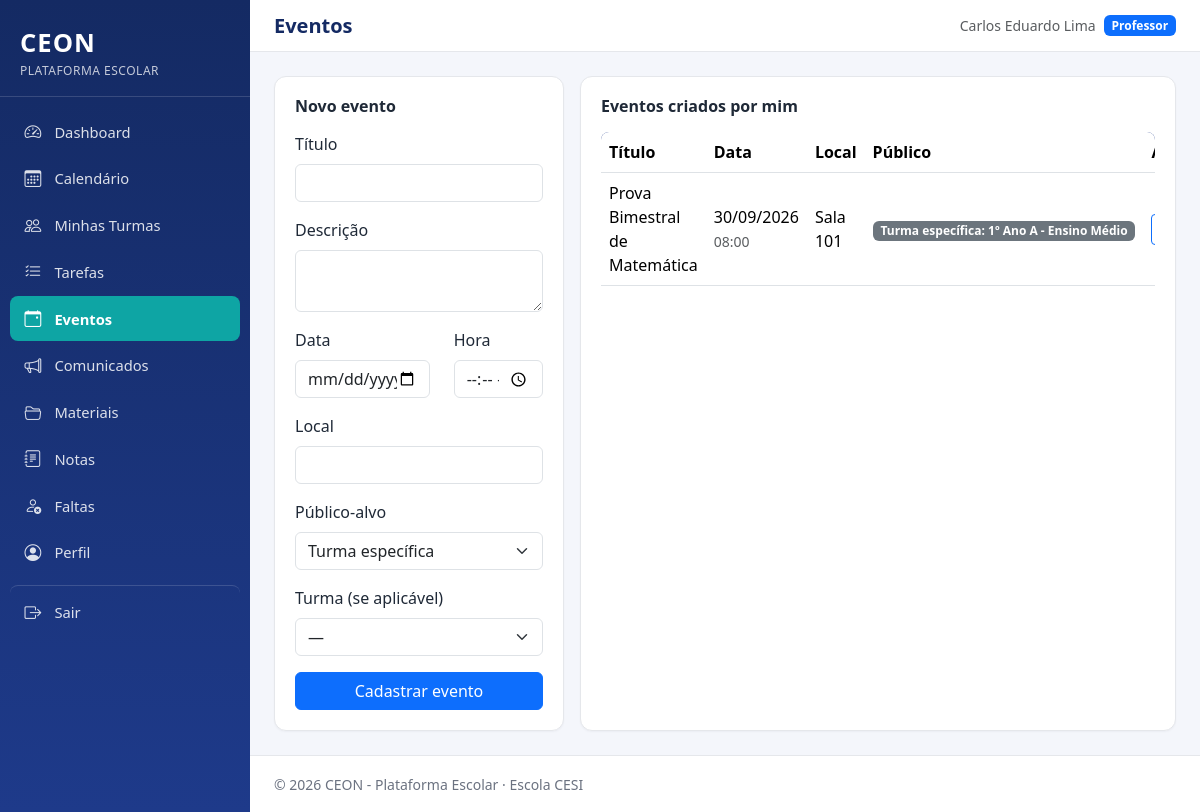
The page /professor/eventos.php (signed in) on the database its author committed.
### tables this page shows
CREATE TABLE eventos (
    id INT AUTO_INCREMENT PRIMARY KEY,
    titulo VARCHAR(150) NOT NULL,
    descricao TEXT NULL,
    data DATE NOT NULL,
    hora TIME NULL,
    local VARCHAR(150) NULL,
    publico_alvo ENUM('todos', 'alunos', 'professores', 'turma') NOT NULL DEFAULT 'todos',
    turma_id INT NULL,
    criado_por INT NOT NULL,
    CONSTRAINT fk_eventos_turma FOREIGN KEY (turma_id) REFERENCES turmas(id) ON DELETE CASCADE,
    CONSTRAINT fk_eventos_autor FOREIGN KEY (criado_por) REFERENCES usuarios(id) ON DELETE CASCADE,
    INDEX idx_eventos_data (data)
);

CREATE TABLE turmas (
    id INT AUTO_INCREMENT PRIMARY KEY,
    nome VARCHAR(100) NOT NULL,
    ano_letivo YEAR NOT NULL,
    turno ENUM('manha', 'tarde', 'noite') NOT NULL,
    UNIQUE KEY uq_turma (nome, ano_letivo)
);

### includes/functions.php (called while the page is built, shortened)
<?php
function e(?string $valor): string
{
    return htmlspecialchars($valor ?? '', ENT_QUOTES, 'UTF-8');
}
function formatarData(?string $dataSql): string
{
    $dt = DateTime::createFromFormat('Y-m-d', substr($dataSql, 0, 10));
    return $dt ? $dt->format('d/m/Y') : '-';
}
function formatarHora(?string $horaSql): string
{
    return substr($horaSql, 0, 5);
}
function rotuloPublicoAlvo(string $publico): string
{
    $mapa = [
        'todos'       => 'Todos',
        'alunos'      => 'Alunos',
        'professores' => 'Professores',
        'turma'       => 'Turma específica',
    ];
    return $mapa[$publico] ?? $publico;
}

### professor/eventos.php (the view, shortened to what this page needs)
<?php
require_once __DIR__ . '/../includes/functions.php';
$pdo = getConexao();
$usuarioId = (int) $_SESSION['usuario_id'];
$stmt = $pdo->prepare("
    SELECT ev.*, t.nome AS turma_nome
    FROM eventos ev
    LEFT JOIN turmas t ON t.id = ev.turma_id
    WHERE ev.criado_por = ?
    ORDER BY ev.data DESC
");
$stmt->execute([$usuarioId]);
$meusEventos = $stmt->fetchAll();
$eventoEdicao = null;
require_once __DIR__ . '/../includes/header.php';
?>
<div class="row g-3">
    <div class="col-lg-4">
        <div class="ceon-card">
            <h2 class="h6 fw-bold mb-3"><?= $eventoEdicao ? 'Editar evento' : 'Novo evento' ?></h2>
            <form method="POST" class="needs-validation" novalidate>
                <div class="mb-3">
                    <label for="titulo" class="form-label">Título</label>
                    <input type="text" id="titulo" name="titulo" class="form-control" required value="<?= e($eventoEdicao['titulo'] ?? '') ?>">
                </div>
                <div class="mb-3">
                    <label for="descricao" class="form-label">Descrição</label>
                    <textarea id="descricao" name="descricao" class="form-control" rows="2"><?= e($eventoEdicao['descricao'] ?? '') ?></textarea>
                </div>
                <div class="row">
                    <div class="col-7 mb-3">
                        <label for="data" class="form-label">Data</label>
                        <input type="date" id="data" name="data" class="form-control" required value="<?= e($eventoEdicao['data'] ?? '') ?>">
                    </div>
                    <div class="col-5 mb-3">
                        <label for="hora" class="form-label">Hora</label>
                        <input type="time" id="hora" name="hora" class="form-control" value="<?= e(substr($eventoEdicao['hora'] ?? '', 0, 5)) ?>">
                    </div>
                </div>
                <div class="mb-3">
                    <label for="local" class="form-label">Local</label>
                    <input type="text" id="local" name="local" class="form-control" value="<?= e($eventoEdicao['local'] ?? '') ?>">
                </div>
                <div class="mb-3">
                    <label for="publico_alvo" class="form-label">Público-alvo</label>
                    <select id="publico_alvo" name="publico_alvo" class="form-select" required>
                        <?php foreach (['turma' => 'Turma específica', 'alunos' => 'Alunos', 'todos' => 'Todos'] as $valor => $rotulo): ?>
                            <option value="<?= $valor ?>" <?= (isset($eventoEdicao) && $eventoEdicao['publico_alvo'] === $valor) ? 'selected' : '' ?>><?= $rotulo ?></option>
                        <?php endforeach; ?>
                    </select>
                </div>
                <div class="mb-3">
                    <label for="turma_id" class="form-label">Turma (se aplicável)</label>
                    <select id="turma_id" name="turma_id" class="form-select">
                        <option value="0">—</option>
                    </select>
                </div>
                <button type="submit" class="btn btn-primary w-100"><?= $eventoEdicao ? 'Salvar alterações' : 'Cadastrar evento' ?></button>
            </form>
        </div>
    </div>
    <div class="col-lg-8">
        <div class="ceon-card">
            <h2 class="h6 fw-bold mb-3">Eventos criados por mim</h2>
            <?php if (empty($meusEventos)): ?>
                <p class="text-muted mb-0">Você ainda não criou nenhum evento.</p>
            <?php else: ?>
                <div class="table-responsive">
                    <table class="table ceon-table align-middle">
                        <thead><tr><th>Título</th><th>Data</th><th>Local</th><th>Público</th><th>Ações</th></tr></thead>
                        <tbody>
                        <?php foreach ($meusEventos as $ev): ?>
                            <tr>
                                <td><?= e($ev['titulo']) ?></td>
                                <td><?= formatarData($ev['data']) ?><?= $ev['hora'] ? '<br><small class="text-muted">' . formatarHora($ev['hora']) . '</small>' : '' ?></td>
                                <td><?= e($ev['local']) ?></td>
                                <td><span class="badge text-bg-secondary"><?= e(rotuloPublicoAlvo($ev['publico_alvo'])) ?><?= $ev['turma_nome'] ? ': ' . e($ev['turma_nome']) : '' ?></span></td>
                                <td class="text-nowrap">
                                    <a href="eventos.php?editar=<?= (int) $ev['id'] ?>" class="btn btn-sm btn-outline-primary" aria-label="Editar"><i class="bi bi-pencil"></i></a>
                                </td>
                            </tr>
                        <?php endforeach; ?>
                        </tbody>
                    </table>
                </div>
            <?php endif; ?>
        </div>
    </div>
</div>
<?php require_once __DIR__ . '/../includes/footer.php'; ?>

### assets/css/style.css (style rules this page uses)
:root { --ceon-primary: #1e3a8a; --ceon-primary-light: #2f52b0; --ceon-primary-dark: #142a63; --ceon-accent: #0ea5a4; --ceon-bg: #f4f6fb; --ceon-card-bg: #ffffff; --ceon-text: #1f2937; --ceon-text-muted: #6b7280; --ceon-border: #e5e7eb; --ceon-sidebar-width: 250px; --ceon-danger: #dc2626; --ceon-warning: #d97706; --ceon-success: #16a34a; }
* { box-sizing: border-box; }
body { background-color: var(--ceon-bg); color: var(--ceon-text); font-family: 'Segoe UI', Roboto, Helvetica, Arial, sans-serif; margin: 0; }
a { text-decoration: none; }
.ceon-card { background: var(--ceon-card-bg); border: 1px solid var(--ceon-border); border-radius: .75rem; padding: 1.25rem; height: 100%; box-shadow: 0 1px 2px rgba(16,24,40,.04); }
.table-responsive { border-radius: .5rem; overflow: hidden; }
.ceon-table thead { background: var(--ceon-primary); color: #fff; }

### rows shown on the page
eventos: titulo "Prova Bimestral de Matemática", data "30/09/2026", hora "08:00", local "Sala 101", publico_alvo "Turma específica", turma.nome "1º Ano A - Ensino Médio"

### other values the page prints
$rotulo "Dashboard"
$rotulo "Calendário"
$rotulo "Minhas Turmas"
$rotulo "Tarefas"
$rotulo "Eventos"
$rotulo "Comunicados"
$rotulo "Materiais"
$rotulo "Notas"
$rotulo "Faltas"
$rotulo "Perfil"
$tituloPagina "Eventos"
$_SESSION['nome'] "Carlos Eduardo Lima"
rotuloTipoUsuario($_SESSION['tipo_usuario'] ?? '') "Professor"
form field publico_alvo "Turma específica"
